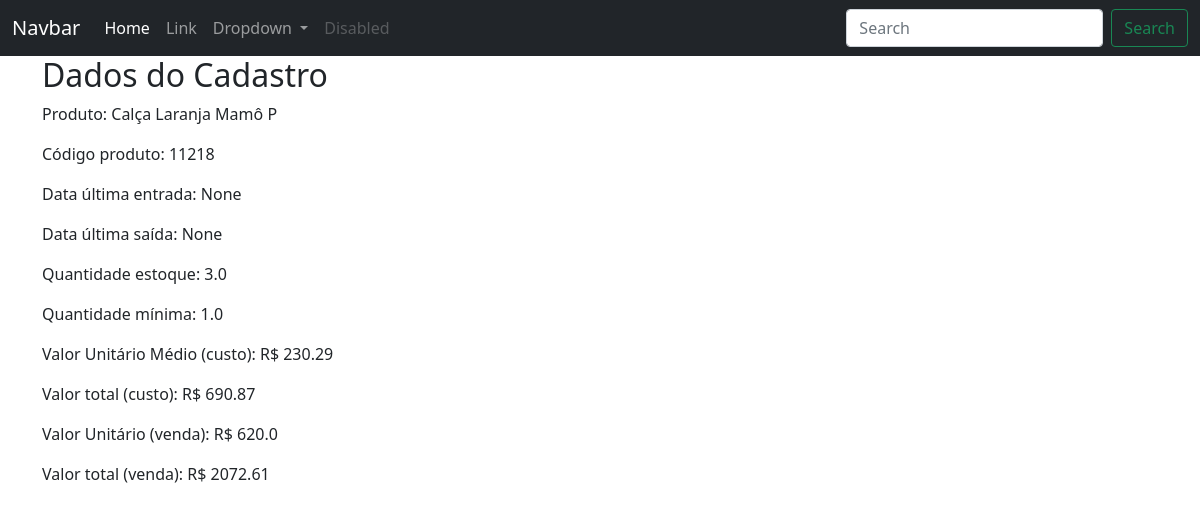
Page /estoque/itensestoque/1 (signed in) on the earlier database version.
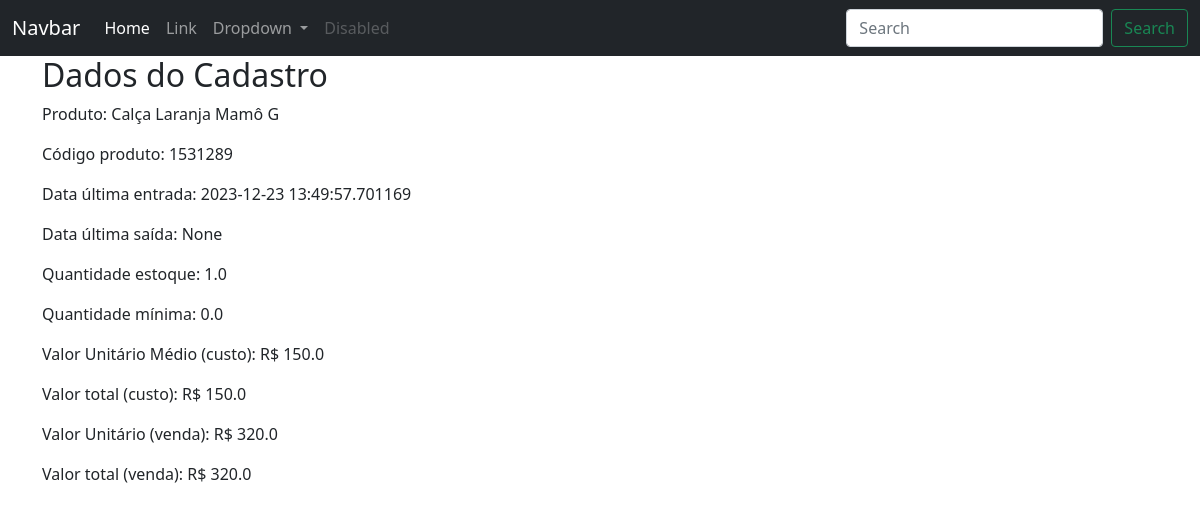
Same page on the later database version.
### ERP/models.py (models this page shows)
class ItensEstoque(database.Model):
    __tablename__ = 'itens_estoque'
    id = database.Column(database.Integer, primary_key=True)
    id_tipo_roupa = database.Column(database.Integer, database.ForeignKey('tipos_roupas.id'), nullable=False)
    id_tamanho = database.Column(database.Integer, database.ForeignKey('tamanhos.id'), nullable=False)
    id_marca = database.Column(database.Integer, database.ForeignKey('marcas.id'), nullable=False)
    id_cor = database.Column(database.Integer, database.ForeignKey('cores.id'), nullable=False)
    codigo_item = database.Column(database.String(100), unique=True)
    data_cadastro = database.Column(database.DateTime, default=datetime.utcnow())
    data_ultima_entrada = database.Column(database.DateTime)
    data_ultima_saida = database.Column(database.DateTime)
    id_tipo_unidade = database.Column(database.Integer, database.ForeignKey('tipos_unidades.id'), nullable=False)
    qtd = database.Column(database.Float)
    valor_estoque_custo = database.Column(database.Float)
    valor_unitario_medio_custo = database.Column(database.Float)
    valor_estoque_venda = database.Column(database.Float)
    valor_unitario_medio_venda = database.Column(database.Float)
    qtd_minima = database.Column(database.Float)

### ERP/routes.py (the view)
@app.route('/estoque/itensestoque/<itens_estoque_id>', methods=['GET', 'POST'])
@login_required
def itens_estoque_(itens_estoque_id):
    itens_estoque = ItensEstoque.query.get_or_404(itens_estoque_id)
    nome_roupa = cria_nome_item_estoque(itens_estoque)
    return render_template('itens_estoque.html', itens_estoque=itens_estoque, nome_roupa=nome_roupa)

### ERP/routes.py (called while the page is built)
@login_manager.user_loader
def load_user(user_id):
    return Usuarios.query.get(int(user_id))

def cria_nome_item_estoque(itens_estoque):
    tipo_roupa = TiposRoupas.query.filter_by(id=itens_estoque.id_tipo_roupa).first()
    tamanho = Tamanhos.query.filter_by(id=itens_estoque.id_tamanho).first()
    marca = Marcas.query.filter_by(id=itens_estoque.id_marca).first()
    cor = Cores.query.filter_by(id=itens_estoque.id_cor).first()
    nome_produto = tipo_roupa.nome_tipo_roupa + ' ' + cor.nome_cor + ' ' + marca.nome_marca + ' ' + tamanho.nome_tamanho
    return nome_produto

### ERP/templates/itens_estoque.html
{% include 'base.html' %}
{% block content %}
    <div class="container">
        <h2>Dados do Cadastro</h2>
        <p>Produto: {{ nome_roupa }}</p>
        <p>Código produto: {{ itens_estoque.codigo_item }}</p>
        <p>Data última entrada: {{ itens_estoque.data_ultima_entrada }}</p>
        <p>Data última saída: {{ itens_estoque.data_ultima_saida }}</p>
        <p>Quantidade estoque: {{ itens_estoque.qtd }}</p>
        <p>Quantidade mínima: {{ itens_estoque.qtd_minima }}</p>
        <p>Valor Unitário Médio (custo): R$ {{ itens_estoque.valor_unitario_medio_custo }}</p>
        <p>Valor total (custo): R$ {{ itens_estoque.valor_estoque_custo }}</p>
        <p>Valor Unitário (venda): R$ {{ itens_estoque.valor_unitario_medio_venda }}</p>
        <p>Valor total (venda): R$ {{ itens_estoque.valor_estoque_venda }}</p>
    </div>
{% endblock %}

### ERP/templates/base.html (shortened to what this page needs)
<!doctype html>
<html lang="pt-BR">
  <head>
    <link href="https://cdn.jsdelivr.net/npm/bootstrap@5.0.2/dist/css/bootstrap.min.css" rel="stylesheet">
  </head>
  <body>
    {% include 'navbar.html' %}
  </body>
</html>

### ERP/templates/navbar.html (shortened to what this page needs)
<nav class="navbar navbar-expand-lg navbar-dark bg-dark">
  <div class="container-fluid">
    <a class="navbar-brand" href="#">Navbar</a>
    <div class="collapse navbar-collapse" id="navbarSupportedContent">
      <ul class="navbar-nav me-auto mb-2 mb-lg-0">
        <li class="nav-item">
          <a class="nav-link active" aria-current="page" href="#">Home</a>
        </li>
        <li class="nav-item">
          <a class="nav-link" href="#">Link</a>
        </li>
        <li class="nav-item dropdown">
          <a class="nav-link dropdown-toggle" href="#" id="navbarDropdown" role="button" data-bs-toggle="dropdown" aria-expanded="false">
            Dropdown
          </a>
        </li>
        <li class="nav-item">
          <a class="nav-link disabled" href="#" tabindex="-1" aria-disabled="true">Disabled</a>
        </li>
      </ul>
      <form class="d-flex">
        <input class="form-control me-2" type="search" placeholder="Search" aria-label="Search">
        <button class="btn btn-outline-success" type="submit">Search</button>
      </form>
    </div>
  </div>
</nav>

Differences in the rows shown:
changed ItensEstoque "None": codigo_item "11218" → "1531289"; data_ultima_entrada "None" → "2023-12-23 13:49:57.701169"; qtd "3.0" → "1.0"; qtd_minima "1.0" → "0.0"; valor_unitario_medio_custo "230.29" → "150.0"; valor_estoque_custo "690.87" → "150.0"; valor_unitario_medio_venda "620.0" → "320.0"; valor_estoque_venda "2072.61" → "320.0"
Other differences:
{{ nome_roupa }}: "Calça Laranja Mamô P" → "Calça Laranja Mamô G"
